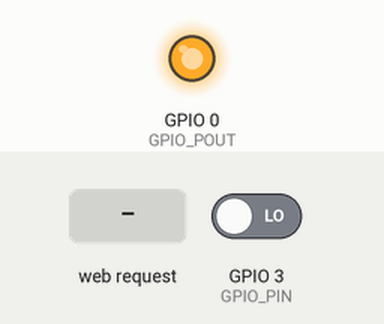
Simulated run of this sketch. Board: ESP8266 (NodeMCU). Shown: output pins drawn as LEDs (lit = HIGH). Inputs (shaded band) come from the test bench; at power-on: GPIO 3 (GPIO_PIN) LOW. WiFi joins after 1.5 s; servers stay silent unless stated; EEPROM starts erased; not simulated (calls return 0 or success): WiFiConfig.h; what the sketch prints to the serial monitor is not drawn.

Above: at 2.7 s.
2.8 s: GPIO 3 (GPIO_PIN) driven HIGH
At 4.0 s:
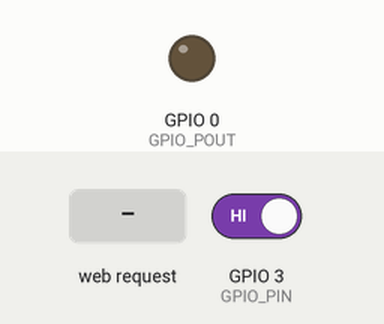
4.8 s: HTTP request GET /setMaxLevel?value=120 received
At 6.0 s:
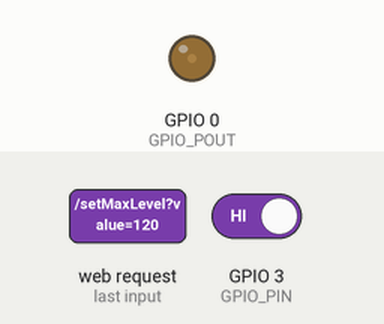
6.3 s: HTTP request GET /setLevel received
At 7.3 s:
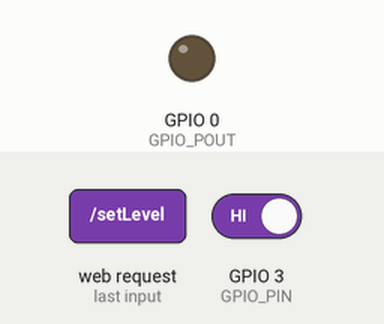
7.8 s: GPIO 3 (GPIO_PIN) driven LOW
At 8.4 s:
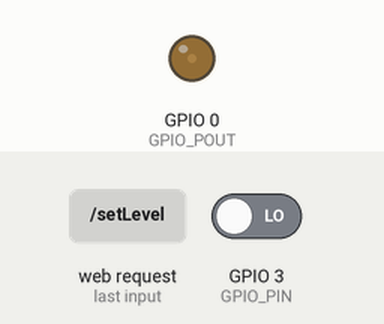
Timing chart, 0 to 10.3 s (numbered marks = the images above; inputs shaded):
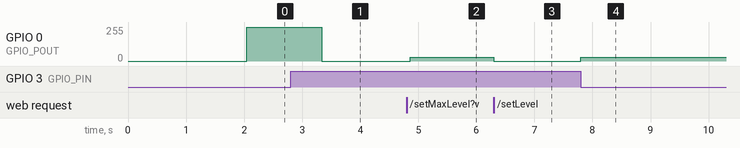

The sketch:

ESP8266_KitchenBacklightController.ino
```cpp
#include <ESP8266WiFi.h>
#include <WiFiClient.h>
#include <ESP8266WebServer.h>
#include <ESP8266mDNS.h>
#include <ESP8266HTTPUpdateServer.h>
#include <WiFiConfig.h>
#include <ESP8266HTTPClient.h>
#include <EEPROM.h>

// https://www.esp8266.com/wiki/doku.php?id=esp8266_gpio_pin_allocations
#define GPIO_POUT_PWD_FREQUENCY 500
#define GPIO_POUT 0 // GPIO0
#define GPIO_PIN 3 // GPIO3 - RX

#define UNKNOWN_STATE 10
volatile int port_input_value = UNKNOWN_STATE;

#define LED_OFF      0
#define LED_ON       1
#define LED_COMPLETE 2

#define LED_MAX_VALUE_LOW 100
#define LED_MAX_VALUE_HIGH 1023

#define EEPROM_START_ADDR 0

#define AUTO_SHUTOFF_PERIOD_LOW 1
#define AUTO_SHUTOFF_PERIOD_HIGH 120

volatile char led_state = LED_COMPLETE;
volatile int pmw_level = 0;
volatile int pmw_max_level = 1023;
volatile unsigned long last_led_time = 0;
volatile unsigned long auto_shutoff_time = 0;
volatile int auto_shutoff_period = 30;

ESP8266WebServer server(80);
ESP8266HTTPUpdateServer httpUpdater;

void indexPage() {
  String message = "<!doctype html>";
  message += "<html lang=\"en\">";
  message += "<head>";
  message += "<title>ESP8266 New Kitchen Backlight Controller v0.3</title>";
  message += "</head>";

  message += "<body>";

  message += "<form method='POST' action='/update' enctype='multipart/form-data'><input type='file' name='update'><input type='submit' value='Update'></form>";
  message += "--------------------------------------------------------------<br/>";

  //message += "<a href=\"/switchOn\">switchOn</a><br/>";
  //message += "<a href=\"/switchOff\">switchOff</a><br/>";
  //message += "<a href=\"/switchToggle\">switchToggle</a><br/>";
  //message += "<a href=\"/setLevel\">setLevel</a><br/>";
  //message += "<a href=\"/status\">status</a><br/>";

  //message += "--------------------------------------------------------------<br/>";

  uint32_t realSize = ESP.getFlashChipRealSize();
  uint32_t ideSize = ESP.getFlashChipSize();
  uint32_t chipId = ESP.getFlashChipId();
  uint32_t chipSpeed = ESP.getFlashChipSpeed();
  FlashMode_t ideMode = ESP.getFlashChipMode();

  char buf[255];
  sprintf(buf, "Flash chip id: %08X<br/>Flash chip speed: %u<br/>Flash chip size: %u<br/>Flash ide mode: %s<br/>Flash real size: %u<br/>",
    chipId,
    chipSpeed,
    ideSize,
    (ideMode == FM_QIO ? "QIO" : ideMode == FM_QOUT ? "QOUT" : ideMode == FM_DIO ? "DIO" : ideMode == FM_DOUT ? "DOUT" : "UNKNOWN"),
    realSize);

  message += buf;

  message += "--------------------------------------------------------------<br/>";

  /*
    Signal Strength TL;DR   Required for
    -30 dBm Amazing Max achievable signal strength. The client can only be a few feet from the AP to achieve this. Not typical or desirable in the real world.  N/A
    -67 dBm Very Good Minimum signal strength for applications that require very reliable, timely delivery of data packets. VoIP/VoWiFi, streaming video
    -70 dBm Okay  Minimum signal strength for reliable packet delivery. Email, web
    -80 dBm Not Good  Minimum signal strength for basic connectivity. Packet delivery may be unreliable.  N/A
    -90 dBm Unusable  Approaching or drowning in the noise floor. Any functionality is highly unlikely. N/A
  */
  message += "RSSI: ";
  message.concat(WiFi.RSSI());
  message += "<br/>";

  message += "BSSID MAC: ";
  message.concat(WiFi.BSSIDstr());
  message += "<br/>";

  message += "WIFI MAC: ";
  message.concat(WiFi.macAddress());
  message += "<br/>";

  message += "--------------------------------------------------------------<br/>";

  message += "</body>";

  message += "</html>";
  server.send(200, "text/html", message);
}

void handleNotFound() {
  String message = "File Not Found\n\n";
  message += "URI: ";
  message += server.uri();
  message += "\nMethod: ";
  message += (server.method() == HTTP_GET)?"GET":"POST";
  message += "\nArguments: ";
  message += server.args();
  message += "\n";
  for (uint8_t i=0; i<server.args(); i++){
    message += " " + server.argName(i) + ": " + server.arg(i) + "\n";
  }
  server.send(404, "text/plain", message);
}

void setup(void) {
  setupGPIO();

  initEEPROM();

  //Serial.begin(115200);
  Serial.begin(115200,SERIAL_8N1,SERIAL_TX_ONLY);

  WiFi.mode(WIFI_STA);

  WiFi.begin(ssid, password);
  Serial.println("");

  // Wait for connection
  while (WiFi.status() != WL_CONNECTED) {
    delay(500);
    Serial.print(".");
  }

  Serial.println("");
  Serial.print("Connected to ");
  Serial.println(ssid);
  Serial.print("IP address: ");
  Serial.println(WiFi.localIP());

  if (MDNS.begin("esp8266")) {
    Serial.println("MDNS responder started");
  }

  setupHttpHandlers();

  httpUpdater.setup(&server);

  server.begin();

  Serial.println("HTTP server started");
}

void initEEPROM() {
  EEPROM.begin(512);

  // Read previous value
  EEPROM.get(EEPROM_START_ADDR, pmw_max_level);

  // In case value read is out of range apply correction and save to EEPROM
  if ((pmw_max_level < LED_MAX_VALUE_LOW) || (pmw_max_level > LED_MAX_VALUE_HIGH)) {
    pmw_max_level = LED_MAX_VALUE_HIGH;
    EEPROM.put(EEPROM_START_ADDR, pmw_max_level);
  }

  // Read previous value
  EEPROM.get(EEPROM_START_ADDR + sizeof(int), auto_shutoff_period);

  // In case value read is out of range apply correction and save to EEPROM
  if ((auto_shutoff_period < AUTO_SHUTOFF_PERIOD_LOW) || (auto_shutoff_period > AUTO_SHUTOFF_PERIOD_HIGH)) {
    auto_shutoff_period = AUTO_SHUTOFF_PERIOD_HIGH;
    EEPROM.put(EEPROM_START_ADDR + sizeof(int), auto_shutoff_period);
  }

  EEPROM.commit();
}

void setupGPIO() {
  analogWriteFreq(GPIO_POUT_PWD_FREQUENCY);
  pinMode(GPIO_POUT, OUTPUT);

  //pinMode(GPIO_PIN, INPUT);
  //GPIO 3 (RX) swap the pin to a GPIO.
  // https://arduino.stackexchange.com/questions/29938/how-to-i-make-the-tx-and-rx-pins-on-an-esp-8266-01-into-gpio-pins
  pinMode(GPIO_PIN, FUNCTION_3);
}

void setupHttpHandlers() {
  server.on("/", indexPage);

  server.on("/setMaxLevel", [](){
    String valueStr = server.arg("value");
    int value = valueStr.toInt();

    if ((value >= LED_MAX_VALUE_LOW) && (value <= LED_MAX_VALUE_HIGH)) {
      // set new max level
      pmw_max_level = value;
      // apply changes
      led_state = LED_ON;

      // set to EEPROM value
      EEPROM.put(EEPROM_START_ADDR, pmw_max_level);
      EEPROM.commit();

      server.send(200, "text/plain", "OK");
    } else {
      server.send(400, "text/plain", "Invalid value");
    }
  });

  server.on("/getMaxLevel", [](){
    String content = String(pmw_max_level);
    server.send(200, "text/plain", content);
  });

  server.on("/setAutoShutOffPeriod", [](){
    String valueStr = server.arg("value");
    int value = valueStr.toInt();

    if ((value >= AUTO_SHUTOFF_PERIOD_LOW) && (value <= AUTO_SHUTOFF_PERIOD_HIGH)) {
      // set new max level
      auto_shutoff_period = value;

      // set to EEPROM value
      EEPROM.put(EEPROM_START_ADDR + sizeof(int), auto_shutoff_period);
      EEPROM.commit();

      server.send(200, "text/plain", "OK");
    } else {
      server.send(400, "text/plain", "Invalid value");
    }
  });

  server.on("/getAutoShutOffPeriod", [](){
    String content = String(auto_shutoff_period);
    server.send(200, "text/plain", content);
  });

  server.on("/setLevel", [](){
    String valueStr = server.arg("value");
    int value = valueStr.toInt();
    analogWrite(GPIO_POUT, value);
    server.send(200, "text/plain", "OK");
  });

  server.on("/getLevel", [](){
    String content = String(pmw_level);
    server.send(200, "text/plain", content);
  });

  server.on("/setLedState", [](){
    String valueStr = server.arg("value");
    int value = valueStr.toInt();
    led_state = (value) ? LED_ON : LED_OFF;
    reset_auto_shutoff();
    server.send(200, "text/plain", "OK");
  });

  server.on("/toggle", [](){
    char current_led_state = led_state;

    if (current_led_state == LED_COMPLETE) {
      led_state = (pmw_level == 0) ? LED_ON : LED_OFF;
    } else {
      led_state = (led_state == LED_ON) ? LED_OFF : LED_ON;
    }

    server.send(200, "text/plain", "OK");
  });

  server.onNotFound(handleNotFound);
}

void handleInputPortChange() {
  int input = digitalRead(GPIO_PIN);

  if (port_input_value == input) {
    // If no change detected exit
    return;
  }

  port_input_value = input;

  if (input == HIGH) {
    led_state = LED_OFF;
  } else {
    led_state = LED_ON;
  }
}

void changeLedState() {
  if (led_state == LED_COMPLETE) {
    // exit if LED status complete
    return;
  }

  unsigned long currentTime = micros();

  if ((currentTime - last_led_time) < 500) {
    // not the time yet
    return;
  }

  last_led_time = currentTime;

  switch(led_state) {
    // ----------- LED OFF -----------
    case LED_OFF:

      if (pmw_level == 0) {
        led_state = LED_COMPLETE;
      } else {
        pmw_level = pmw_level - 1;
      }

      break;

    // ----------- LED ON -----------
    case LED_ON:

      if (pmw_level >= pmw_max_level) {
        pmw_level = pmw_max_level;
        led_state = LED_COMPLETE;
      } else {
        pmw_level = pmw_level + 1;
      }

      break;
  }

  analogWrite(GPIO_POUT, pmw_level);
}

void reset_auto_shutoff() {
  auto_shutoff_time = millis();
}

void autoShutOff() {
  if (pmw_level < 200) {
    reset_auto_shutoff();

    // led is not turned on
    return;
  }

  unsigned long currentTime = millis();

  if ((currentTime - auto_shutoff_time) < (auto_shutoff_period * 60000)) {
    // time is not yet up, exit
    return;
  }

  led_state = LED_OFF;
}

void loop(void){
  server.handleClient();

  handleInputPortChange();

  changeLedState();

  autoShutOff();
}
```

Measured:
- after the input at 2.8 s, GPIO 0 (GPIO_POUT): 255/255 → 0/255 after 0.54 s
- after the input at 4.8 s, GPIO 0 (GPIO_POUT): 0/255 → 29/255 after 0.07 s
- after the input at 6.3 s, GPIO 0 (GPIO_POUT): 29/255 → 0/255 at once
- after the input at 7.8 s, GPIO 0 (GPIO_POUT): 0/255 → 29/255 at once
